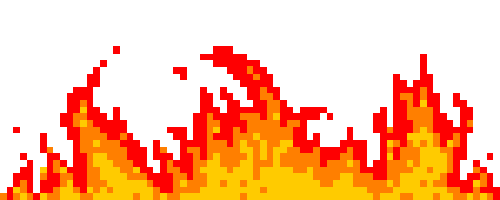
#> input picture assets/fire.gif, 500 x 200 px; its folder holds 5 pictures in this run
$ python -i client.py   (imports and definitions only)
#> lines starting #> are read from the running program, lines starting #| are printed output that depends on the picture
"""
Flappy Priolo - Azores Edition
Um jogo em Pygame baseado no clássico Flappy Bird, apresentando a ave endémica
dos Açores (o Priolo) e obstáculos vulcânicos. Inclui modos de um jogador,
modo "Hardcore" (com aumento progressivo de velocidade) e modo Multijogador em rede.
"""

import pygame
import socket
import pickle
import random
import sys
import os
from PIL import Image, ImageSequence

def get_asset_path(filename):
    """
    Obtém o caminho absoluto para os ficheiros de recursos (assets).
    Garante que os ficheiros são encontrados quer ao correr o script diretamente,
    quer ao correr através de um executável compilado com o PyInstaller.
    """
    try:
        base_path = sys._MEIPASS
    except AttributeError:
        base_path = os.path.dirname(os.path.abspath(__file__))
    return os.path.join(base_path, "assets", filename)

# [17 lines left out: function load_gif_frame, not called in this run]

# [4 lines not run here, left out]

WIDTH, HEIGHT = 800, 600
# [1 line that did not run here, left out]
# [1 line not run here, left out]

WHITE, BLACK, YELLOW = (255, 255, 255), (0, 0, 0), (255, 255, 0)
BLUE, BLUE_HOVER = (0, 100, 255), (100, 180, 255)
GREEN, GREEN_HOVER = (0, 180, 0), (100, 255, 100)
RED, RED_HOVER = (200, 0, 0), (255, 80, 80)
ORANGE, ORANGE_HOVER = (255, 140, 0), (255, 180, 50)

def load_fire_borders():
    """Carrega, recorta e roda o GIF de fogo, convertendo-o para renderização acelerada."""
    path = get_asset_path("fire.gif")
    top, bottom, left, right = [], [], [], []
    if not os.path.exists(path):
        return [], [], [], []
    try:
        pil_img = Image.open(path)
#> pil_img is the input picture: PIL image 500x200 P; mean R, G, B, A 254.8, 190, 153.5, 101.8
        fw = 80
        for frame in ImageSequence.Iterator(pil_img):
            frame_rgba = frame.convert("RGBA")
            pygame_surface = pygame.image.fromstring(
                frame_rgba.tobytes(), frame_rgba.size, frame_rgba.mode
            ).convert_alpha()
            surf_b = pygame.transform.scale(pygame_surface, (WIDTH, fw))
            surf_t = pygame.transform.flip(surf_b, False, True)
            surf_base_side = pygame.transform.scale(pygame_surface, (HEIGHT, fw))
            surf_r = pygame.transform.rotate(surf_base_side, 90)
            surf_l = pygame.transform.rotate(surf_base_side, -90)
            bottom.append(surf_b)
            top.append(surf_t)
            right.append(surf_r)
            left.append(surf_l)
#> this loop made 2 passes
#> pass 2, in load_fire_borders, `frame_rgba = frame.convert("RGBA")`:
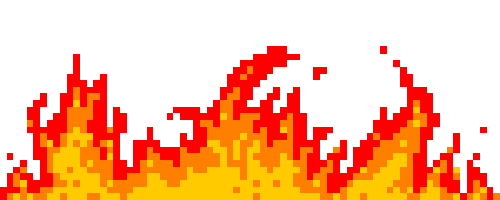
#> frame_rgba: PIL image 500x200 RGBA; mean R, G, B, A 254.8, 190, 153.5, 101.8; transparent parts drawn white
#> after the loop, bottom = 2 items; left = 2 items; right = 2 items; top = 2 items
    except:
        pass
    return top, bottom, left, right

FIRE_TOP, FIRE_BOTTOM, FIRE_LEFT, FIRE_RIGHT = load_fire_borders()
#> FIRE_TOP = 2 items; FIRE_BOTTOM = 2 items; FIRE_LEFT = 2 items; FIRE_RIGHT = 2 items

BLACK_OVERLAY = pygame.Surface((WIDTH, HEIGHT))
# [1 line not run here, left out]
MENU_OVERLAY = pygame.Surface((WIDTH, HEIGHT))
# [2 lines not run here, left out]
LEADERBOARD_BG = pygame.Surface((200, 160))
# [2 lines not run here, left out]
FLASH_OVERLAY = pygame.Surface((WIDTH, HEIGHT))
# [1 line not run here, left out]

FONT = pygame.font.SysFont("comicsans", 30, True)
SMALL_FONT = pygame.font.SysFont("comicsans", 20, True)
BIG_FONT = pygame.font.SysFont("comicsans", 55, True)
BUTTON_FONT = pygame.font.SysFont("comicsans", 25, True)

DEATH_SOUND = None
# [1 line that did not run here, left out]
# [1 line not run here, left out]

PLAYLIST_NORMAL = ["music_normal_1.mp3", "music_normal_2.mp3"]
PLAYLIST_HARDCORE = ["music_hardcore_1.mp3", "music_hardcore_2.mp3"]
PLAYLIST_MULTI = ["music_multi_1.mp3"]

current_queue = []
current_mode_list = []

# [80 lines left out: functions load_sounds, get_next_song_path, start_playlist, queue_next_song, play_death_sound, draw_text_shadow and 2 more, not called in this run]

# [21 lines not run here, left out]

SERVER_IP, SERVER_PORT = "26.195.177.217", 5555

class Priolo:
    """Classe que representa a ave controlada pelo jogador."""
    # [12 lines left out: function __init__, not called in this run]

    def flap(self):
        """Aplica um impulso negativo na velocidade para fazer o Priolo saltar para cima."""
        self.vel = -8

    # [28 lines left out: functions update, draw, not called in this run]

class Volcano:
    """Classe que representa os obstáculos do jogo (os vulcões)."""
    GAP = 150
    # [15 lines left out: functions __init__, set_height, not called in this run]

    def move(self, velocity):
        """Desloca o obstáculo para a esquerda."""
        self.x -= velocity

    # [318 lines left out: functions draw, collide, ask_for_name, draw_window, main, not called in this run]

# [2 lines not run here, left out]

>>> result = load_fire_borders()
#> the loop in load_fire_borders (call 2), `for frame in ImageSequence.Iterator(pil_img):` made 2 passes
